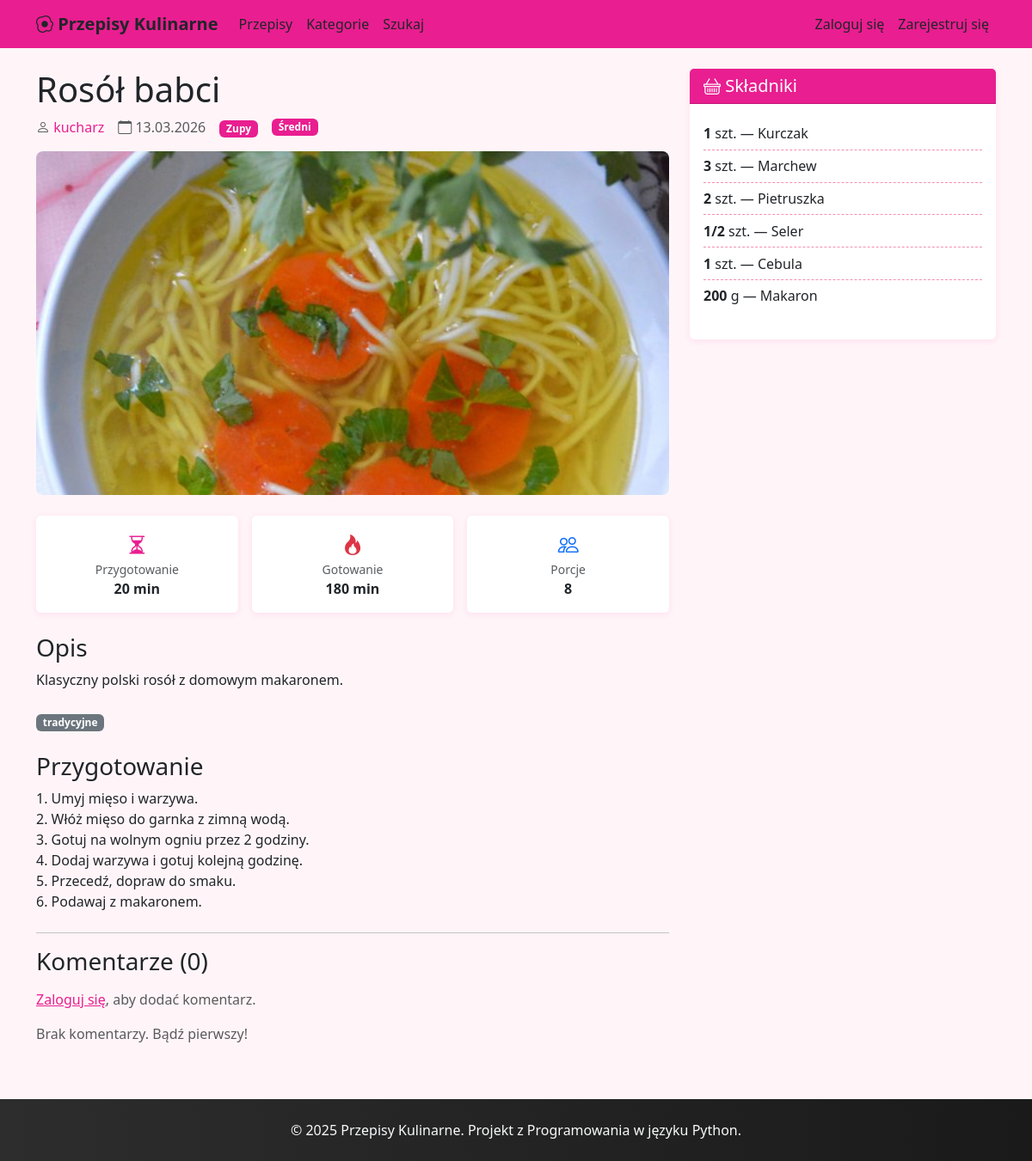
Screenshot of /przepis/roso-babci/ with the database file from the repository.
### recipes/models.py (models this page shows, shortened)
class Recipe(models.Model):
    DIFFICULTY_CHOICES = [
        ('easy', 'Łatwy'),
        ('medium', 'Średni'),
        ('hard', 'Trudny'),
    ]
    title = models.CharField(max_length=200, verbose_name='Tytuł')
    slug = models.SlugField(max_length=200, unique=True)
    author = models.ForeignKey(User, on_delete=models.CASCADE, related_name='recipes', verbose_name='Autor')
    category = models.ForeignKey(Category, on_delete=models.SET_NULL, null=True, related_name='recipes', verbose_name='Kategoria')
    tags = models.ManyToManyField(Tag, blank=True, related_name='recipes', verbose_name='Tagi')
    description = models.TextField(verbose_name='Opis')
    instructions = models.TextField(verbose_name='Instrukcje przygotowania')
    prep_time = models.PositiveIntegerField(verbose_name='Czas przygotowania (min)')
    cook_time = models.PositiveIntegerField(verbose_name='Czas gotowania (min)')
    servings = models.PositiveIntegerField(default=4, verbose_name='Liczba porcji')
    difficulty = models.CharField(max_length=10, choices=DIFFICULTY_CHOICES, default='medium', verbose_name='Poziom trudności')
    image = models.ImageField(upload_to='recipes/', blank=True, null=True, verbose_name='Zdjęcie')
    created_at = models.DateTimeField(auto_now_add=True)
    updated_at = models.DateTimeField(auto_now=True)
    is_published = models.BooleanField(default=True, verbose_name='Opublikowany')
    class Meta:
        verbose_name = 'Przepis'
        verbose_name_plural = 'Przepisy'
        ordering = ['-created_at']

class Category(models.Model):
    name = models.CharField(max_length=100, unique=True, verbose_name='Nazwa')
    slug = models.SlugField(max_length=100, unique=True)
    description = models.TextField(blank=True, verbose_name='Opis')
    image = models.ImageField(upload_to='categories/', blank=True, null=True, verbose_name='Zdjęcie')
    class Meta:
        verbose_name = 'Kategoria'
        verbose_name_plural = 'Kategorie'
        ordering = ['name']

class Tag(models.Model):
    name = models.CharField(max_length=50, unique=True, verbose_name='Nazwa')
    slug = models.SlugField(max_length=50, unique=True)
    class Meta:
        verbose_name = 'Tag'
        verbose_name_plural = 'Tagi'
        ordering = ['name']

class Ingredient(models.Model):
    recipe = models.ForeignKey(Recipe, on_delete=models.CASCADE, related_name='ingredients', verbose_name='Przepis')
    name = models.CharField(max_length=200, verbose_name='Nazwa')
    quantity = models.CharField(max_length=50, verbose_name='Ilość')
    unit = models.CharField(max_length=50, blank=True, verbose_name='Jednostka')
    class Meta:
        verbose_name = 'Składnik'
        verbose_name_plural = 'Składniki'

### recipes/views.py (the view)
# urls.py: path('przepis/<slug:slug>/', views.recipe_detail, name='recipe_detail'),
def recipe_detail(request, slug):
    recipe = get_object_or_404(Recipe, slug=slug, is_published=True)
    comments = recipe.comments.select_related('author')
    ingredients = recipe.ingredients.all()
    is_favorite = False
    if request.user.is_authenticated:
        is_favorite = Favorite.objects.filter(
            user=request.user,
            recipe=recipe
        ).exists()
    if request.method == 'POST' and request.user.is_authenticated:
        comment_form = CommentForm(request.POST)
        if comment_form.is_valid():
            if Comment.objects.filter(recipe=recipe, author=request.user).exists():
                messages.warning(request, 'Już dodałeś komentarz do tego przepisu.')
            else:
                comment = comment_form.save(commit=False)
                comment.recipe = recipe
                comment.author = request.user
                comment.save()
                messages.success(request, 'Komentarz został dodany.')
                return redirect('recipes:recipe_detail', slug=slug)
    else:
        comment_form = CommentForm()
    return render(request, 'recipes/recipe_detail.html', {
        'recipe': recipe,
        'comments': comments,
        'ingredients': ingredients,
        'comment_form': comment_form,
        'is_favorite': is_favorite,
    })

### templates/recipes/recipe_detail.html (shortened to what this page needs)
{% extends 'base.html' %}
{% block content %}
<div class="row">
    <div class="col-lg-8">
        <h1>{{ recipe.title }}</h1>
        <div class="d-flex align-items-center gap-3 mb-3 text-muted">
            <span>
                <i class="bi bi-person"></i>
                <a href="{% url 'recipes:profile' recipe.author.username %}" class="text-decoration-none">
                    {{ recipe.author.username }}
                </a>
            </span>
            <span>
                <i class="bi bi-calendar"></i>
                {{ recipe.created_at|date:"d.m.Y" }}
            </span>
            {% if recipe.category %}
            <span>
                <a href="{% url 'recipes:category_detail' recipe.category.slug %}"
                   class="badge bg-success text-decoration-none">
                    {{ recipe.category.name }}
                </a>
            </span>
            {% endif %}
            <span class="badge badge-difficulty-{{ recipe.difficulty }}">
                {{ recipe.get_difficulty_display }}
            </span>
        </div>
        {% if recipe.image %}
        <img src="{{ recipe.image.url }}" class="recipe-hero-img mb-4" alt="{{ recipe.title }}">
        {% endif %}
        <div class="row g-3 mb-4">
            <div class="col-4">
                <div class="card text-center p-3">
                    <i class="bi bi-hourglass-split fs-4 text-success"></i>
                    <small class="text-muted">Przygotowanie</small>
                    <strong>{{ recipe.prep_time }} min</strong>
                </div>
            </div>
            <div class="col-4">
                <div class="card text-center p-3">
                    <i class="bi bi-fire fs-4 text-danger"></i>
                    <small class="text-muted">Gotowanie</small>
                    <strong>{{ recipe.cook_time }} min</strong>
                </div>
            </div>
            <div class="col-4">
                <div class="card text-center p-3">
                    <i class="bi bi-people fs-4 text-primary"></i>
                    <small class="text-muted">Porcje</small>
                    <strong>{{ recipe.servings }}</strong>
                </div>
            </div>
        </div>
        <div class="mb-4">
            <h3>Opis</h3>
            <p>{{ recipe.description }}</p>
        </div>
        {% if recipe.tags.all %}
        <div class="mb-4">
            {% for tag in recipe.tags.all %}
            <span class="badge bg-secondary">{{ tag.name }}</span>
            {% endfor %}
        </div>
        {% endif %}
        <div class="mb-4">
            <h3>Przygotowanie</h3>
            {{ recipe.instructions|linebreaksbr }}
        </div>
        <hr>
        <h3 class="mb-3">Komentarze ({{ comments|length }})</h3>
        {% if user.is_authenticated %}
        <div class="card mb-4">
            <div class="card-body">
                <h5>Dodaj komentarz</h5>
                <form method="post">
                    {% csrf_token %}
                    <div class="mb-3">
                        <label class="form-label">Ocena</label>
                        <div>
                            {% for radio in comment_form.rating %}
                            <div class="form-check form-check-inline">
                                {{ radio }}
                            </div>
                            {% endfor %}
                        </div>
                    </div>
                    <div class="mb-3">
                        <label for="id_content" class="form-label">Treść</label>
                        {{ comment_form.content }}
                    </div>
                    <button type="submit" class="btn btn-success">
                        Dodaj komentarz
                    </button>
                </form>
            </div>
        </div>
        {% else %}
        <p class="text-muted">
            <a href="{% url 'recipes:login' %}">Zaloguj się</a>,
            aby dodać komentarz.
        </p>
        {% endif %}
        {% for comment in comments %}
        <div class="card mb-3">
            <div class="card-body">
                <div class="d-flex justify-content-between">
                    <strong>
                        <a href="{% url 'recipes:profile' comment.author.username %}"
                           class="text-decoration-none">
                            {{ comment.author.username }}
                        </a>
                    </strong>
                    <div class="rating-stars">
                        {% for i in "12345" %}
                            {% if forloop.counter <= comment.rating %}
                                <i class="bi bi-star-fill"></i>
                            {% else %}
                                <i class="bi bi-star"></i>
                            {% endif %}
                        {% endfor %}
                    </div>
                </div>
                <small class="text-muted">
                    {{ comment.created_at|date:"d.m.Y H:i" }}
                </small>
                <p class="mt-2 mb-0">
                    {{ comment.content }}
                </p>
            </div>
        </div>
        {% empty %}
        <p class="text-muted">
            Brak komentarzy. Bądź pierwszy!
        </p>
        {% endfor %}
    </div>
    <div class="col-lg-4">
        <div class="card sticky-top" style="top: 1rem;">
            <div class="card-header bg-success text-white">
                <h5 class="mb-0">
                    <i class="bi bi-basket"></i> Składniki
                </h5>
            </div>
            <div class="card-body">
                <ul class="ingredient-list">
                    {% for ingredient in ingredients %}
                    <li>
                        <strong>{{ ingredient.quantity }}</strong>
                        {% if ingredient.unit %}
                        {{ ingredient.unit }}
                        {% endif %}
                        — {{ ingredient.name }}
                    </li>
                    {% empty %}
                    <li class="text-muted">
                        Brak składników
                    </li>
                    {% endfor %}
                </ul>
            </div>
        </div>
    </div>
</div>
{% endblock %}

### static/css/style.css (style rules this page uses)
:root { --pink: #e91e90; --pink-dark: #c2185b; --pink-light: #f48fb1; --pink-bg: #fce4ec; }
body { min-height: 100vh; display: flex; flex-direction: column; background-color: #fff5f8; }
.card { transition: transform 0.2s; border: none; box-shadow: 0 2px 8px rgba(233,30,144,0.1); }
.recipe-hero-img { max-height: 400px; object-fit: cover; width: 100%; border-radius: 0.5rem; }
.badge-difficulty-medium { background-color: var(--pink); }
.ingredient-list { list-style: none; padding-left: 0; }
.ingredient-list li { padding: 0.4rem 0; border-bottom: 1px dashed var(--pink-light); }
.ingredient-list li:last-child { border-bottom: none; }
.bg-success { background-color: var(--pink) !important; }
.text-success { color: var(--pink) !important; }
.badge.bg-success { background-color: var(--pink) !important; }
a { color: var(--pink); }
.card-header.bg-success { background-color: var(--pink) !important; }

### rows the page displays
Recipe: title "Rosół babci", author.username "kucharz", created_at "13.03.2026", category.name "Zupy", difficulty "Średni", image (picture), prep_time "20", cook_time "180", servings "8", description "Klasyczny polski rosół z domowym makaronem.", instructions "1. Umyj mięso i warzywa. 2. Włóż mięso do garnka z zimną wodą. 3. Gotuj na wolnym ogniu przez 2 godziny. 4. Dodaj warzywa i gotuj kolejną godzinę. 5. Przecedź, dopraw do smaku. 6. Podawaj z makaronem."
Tag: name "tradycyjne"
Ingredient: quantity "1", unit "szt.", name "Kurczak"
Ingredient: quantity "3", unit "szt.", name "Marchew"
Ingredient: quantity "2", unit "szt.", name "Pietruszka"
Ingredient: quantity "1/2", unit "szt.", name "Seler"
Ingredient: quantity "1", unit "szt.", name "Cebula"
Ingredient: quantity "200", unit "g", name "Makaron"

### other values shown
{{ comments|length }} "0"
